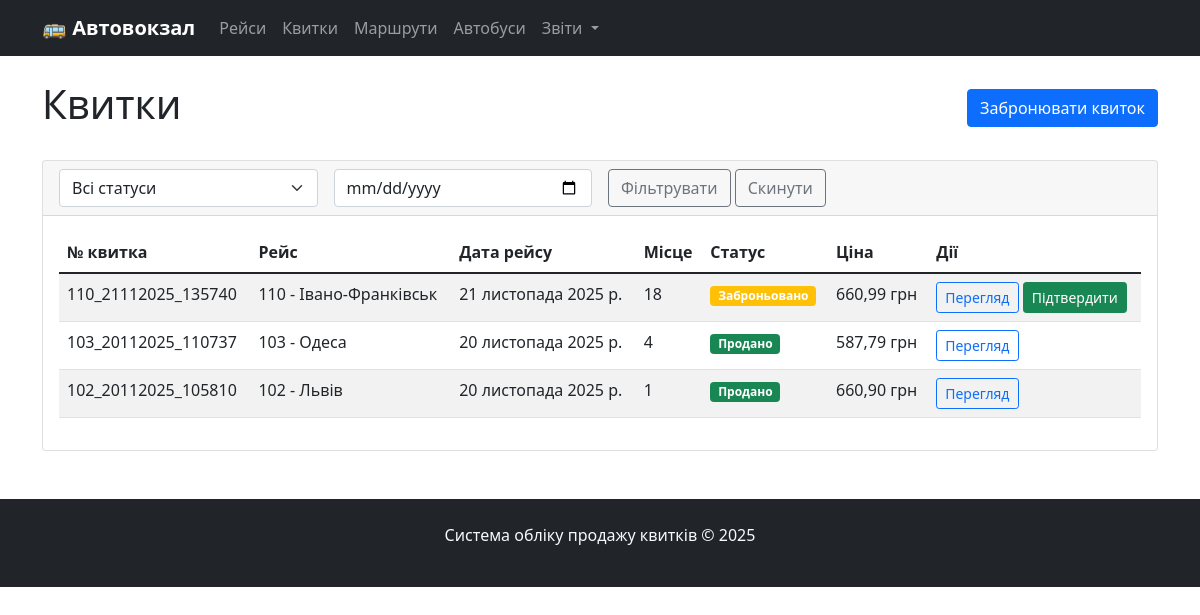
The page /tickets/ on the database its author committed.
### bus_station/models.py (models this page shows, shortened)
class Ticket(models.Model):
    STATUS_CHOICES = [
        ('booked', 'Заброньовано'),
        ('sold', 'Продано'),
        ('cancelled', 'Скасовано'),
    ]
    trip = models.ForeignKey(Trip, on_delete=models.CASCADE, verbose_name="Рейс")
    ticket_number = models.CharField(max_length=20, unique=True, verbose_name="№ квитка")
    seat_number = models.PositiveIntegerField(verbose_name="№ місця")
    status = models.CharField(
        max_length=10,
        choices=STATUS_CHOICES,
        default='booked',
        verbose_name="Статус"
    )
    booking_time = models.DateTimeField(auto_now_add=True, verbose_name="Дата та час бронювання")
    sold_time = models.DateTimeField(null=True, blank=True, verbose_name="Дата та час продажу")
    price = models.DecimalField(
        max_digits=10,
        decimal_places=2,
        verbose_name="Сума, сплачена за квиток"
    )
    class Meta:
        verbose_name = "Квиток"
        verbose_name_plural = "Квитки"

class Trip(models.Model):
    route = models.ForeignKey(Route, on_delete=models.CASCADE, verbose_name="Маршрут")
    bus = models.ForeignKey(Bus, on_delete=models.CASCADE, verbose_name="Автобус")
    date = models.DateField(verbose_name="Дата виїзду")
    class Meta:
        verbose_name = "Рейс"
        verbose_name_plural = "Рейси"
        unique_together = ['route', 'date']

class Route(models.Model):
    DAYS_OF_WEEK = [
        (1, 'Понеділок'),
        (2, 'Вівторок'),
        (3, 'Середа'),
        (4, 'Четвер'),
        (5, 'П\'ятниця'),
        (6, 'Субота'),
        (7, 'Неділя'),
    ]
    number = models.CharField(max_length=20, verbose_name="Номер рейсу")
    tariff = models.DecimalField(max_digits=10, decimal_places=2, verbose_name="Тариф рейсу")
    days_of_week = models.CharField(max_length=50, verbose_name="Дні тижня виїзду")
    destination = models.ForeignKey(
        Destination,
        on_delete=models.CASCADE,
        verbose_name="Пункт прибуття"
    )
    distance = models.DecimalField(max_digits=8, decimal_places=2, verbose_name="Відстань (км)")
    departure_time = models.TimeField(verbose_name="Час відправлення")
    arrival_time = models.TimeField(verbose_name="Час прибуття")
    bus_model = models.ForeignKey(
        BusModel,
        on_delete=models.CASCADE,
        verbose_name="Марка автобуса"
    )
    class Meta:
        verbose_name = "Маршрут"
        verbose_name_plural = "Маршрути"

class Destination(models.Model):
    name = models.CharField(max_length=100, verbose_name="Назва пункту прибуття")
    class Meta:
        verbose_name = "Пункт прибуття"
        verbose_name_plural = "Пункти прибуття"

### bus_station/views.py (the view)
# urls.py: path('tickets/', views.TicketListView.as_view(), name='ticket_list'),
class TicketListView(ListView):
    model = Ticket
    template_name = 'bus_station/tickets/ticket_list.html'
    context_object_name = 'tickets'
    paginate_by = 20
    def get_queryset(self):
        queryset = Ticket.objects.select_related(
            'trip__route__destination',
            'trip__bus__bus_model'
        ).order_by('-booking_time')
        status = self.request.GET.get('status')
        if status:
            queryset = queryset.filter(status=status)
        trip_date = self.request.GET.get('trip_date')
        if trip_date:
            queryset = queryset.filter(trip__date=trip_date)
        return queryset

### bus_station/context_processors.py (called while the page is built)
def station_stats(request):
    today = timezone.now().date()
    return {
        'today_trips_count': Trip.objects.filter(date=today).count(),
        'today_tickets_count': Ticket.objects.filter(trip__date=today, status='sold').count(),
    }

### bus_station/templates/bus_station/tickets/ticket_list.html (shortened to what this page needs)
{% extends 'bus_station/base.html' %}
{% block content %}
<div class="d-flex justify-content-between align-items-center mb-4">
    <h1>Квитки</h1>
    <a href="{% url 'ticket_create' %}" class="btn btn-primary">Забронювати квиток</a>
</div>
<div class="card">
    <div class="card-header">
        <form method="get" class="row g-3">
            <div class="col-md-3">
                <select name="status" class="form-select">
                    <option value="">Всі статуси</option>
                </select>
            </div>
            <div class="col-md-3">
                <input type="date" name="trip_date" class="form-control" value="{{ request.GET.trip_date }}">
            </div>
            <div class="col-md-3">
                <button type="submit" class="btn btn-outline-secondary">Фільтрувати</button>
                <a href="{% url 'ticket_list' %}" class="btn btn-outline-secondary">Скинути</a>
            </div>
        </form>
    </div>
    <div class="card-body">
        <div class="table-responsive">
            <table class="table table-striped">
                <thead>
                    <tr>
                        <th>№ квитка</th>
                        <th>Рейс</th>
                        <th>Дата рейсу</th>
                        <th>Місце</th>
                        <th>Статус</th>
                        <th>Ціна</th>
                        <th>Дії</th>
                    </tr>
                </thead>
                <tbody>
                    {% for ticket in tickets %}
                    <tr>
                        <td>{{ ticket.ticket_number }}</td>
                        <td>{{ ticket.trip.route.number }} - {{ ticket.trip.route.destination.name }}</td>
                        <td>{{ ticket.trip.date }}</td>
                        <td>{{ ticket.seat_number }}</td>
                        <td>
                            {% if ticket.status == 'booked' %}
                                <span class="badge bg-warning">Заброньовано</span>
                            {% elif ticket.status == 'sold' %}
                                <span class="badge bg-success">Продано</span>
                            {% else %}
                                <span class="badge bg-danger">Скасовано</span>
                            {% endif %}
                        </td>
                        <td>{{ ticket.price }} грн</td>
                        <td>
                            <a href="{% url 'ticket_detail' ticket.pk %}" class="btn btn-sm btn-outline-primary">Перегляд</a>
                            {% if ticket.status == 'booked' %}
                                <form method="post" action="{% url 'confirm_booking' ticket.pk %}" class="d-inline">
                                    <button type="submit" class="btn btn-sm btn-success">Підтвердити</button>
                                </form>
                            {% endif %}
                        </td>
                    </tr>
                    {% empty %}
                    <tr>
                        <td colspan="7" class="text-center">Квитків не знайдено</td>
                    </tr>
                    {% endfor %}
                </tbody>
            </table>
        </div>
    </div>
</div>
{% endblock %}

### bus_station/templates/bus_station/base.html (shortened to what this page needs)
<!DOCTYPE html>
<html lang="uk">
<head>
    <link href="https://cdn.jsdelivr.net/npm/bootstrap@5.1.3/dist/css/bootstrap.min.css" rel="stylesheet">
</head>
<body>
    <nav class="navbar navbar-expand-lg navbar-dark bg-dark">
        <div class="container">
            <a class="navbar-brand" href="{% url 'home' %}">🚌 Автовокзал</a>
            <div class="collapse navbar-collapse" id="navbarNav">
                <ul class="navbar-nav me-auto">
                    <li class="nav-item">
                        <a class="nav-link" href="{% url 'trip_list' %}">Рейси</a>
                    </li>
                    <li class="nav-item">
                        <a class="nav-link" href="{% url 'ticket_list' %}">Квитки</a>
                    </li>
                    <li class="nav-item">
                        <a class="nav-link" href="{% url 'route_list' %}">Маршрути</a>
                    </li>
                    <li class="nav-item">
                        <a class="nav-link" href="{% url 'bus_list' %}">Автобуси</a>
                    </li>
                    <li class="nav-item dropdown">
                        <a class="nav-link dropdown-toggle" href="#" id="reportsDropdown" role="button" data-bs-toggle="dropdown">
                            Звіти
                        </a>
                    </li>
                </ul>
            </div>
        </div>
    </nav>
    <div class="container mt-4">
        {% block content %}
        {% endblock %}
    </div>
    <footer class="bg-dark text-light mt-5 py-4">
        <div class="container text-center">
            <p>Система обліку продажу квитків &copy; {% now "Y" %}</p>
        </div>
    </footer>
</body>
</html>

### bus_station/templates/bus_station/base.html (style rules this page uses)
.navbar-brand { font-weight: bold; }

### rows shown on the page
Ticket: ticket_number "110_21112025_135740", trip.route.number "110", trip.route.destination.name "Івано-Франківськ", trip "21 листопада 2025 р.", seat_number "18", status "Заброньовано", price "660,99"
Ticket: ticket_number "103_20112025_110737", trip.route.number "103", trip.route.destination.name "Одеса", trip "20 листопада 2025 р.", seat_number "4", status "Продано", price "587,79"
Ticket: ticket_number "102_20112025_105810", trip.route.number "102", trip.route.destination.name "Львів", trip "20 листопада 2025 р.", seat_number "1", status "Продано", price "660,90"
